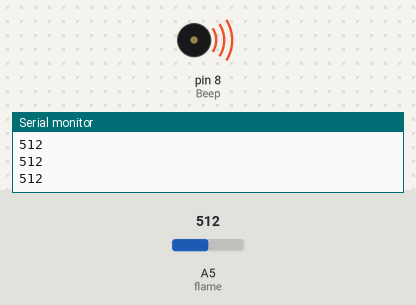
Bench run of a sketch on a simulated Arduino Uno, built with avr-gcc and run on an emulated ATmega328P. Parts: buzzer (waves = sounding, pin HIGH), the last lines printed to the serial monitor. The inputs (shaded band) are chosen by the test bench; at power-on: A5 (flame) = 512.

Above: at 1.2 s.
1.3 s: A5 (flame) set to 7
2.8 s: A5 (flame) set to 4
At 3.2 s:
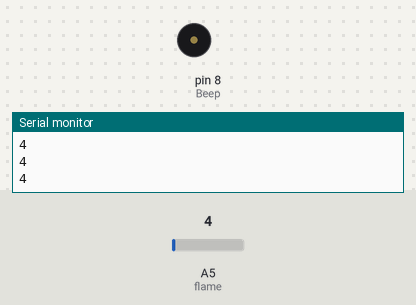
4.3 s: A5 (flame) set to 122
At 5.5 s:
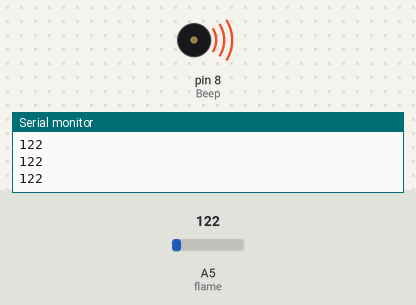
5.8 s: A5 (flame) set to 0
At 6.8 s:
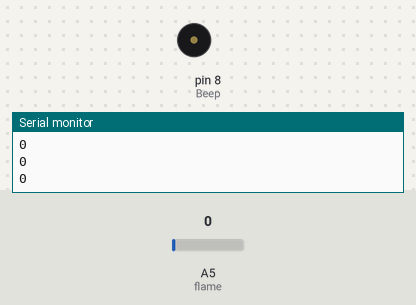
Timing chart, 0 to 8.3 s (numbered marks = the images above; inputs shaded):
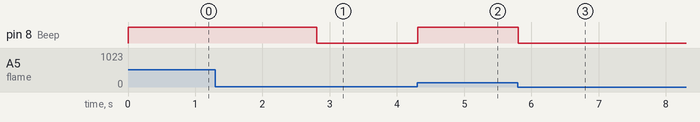

The sketch:

course_14.ino
```cpp
int flame = A5;  //定义火焰接口为模拟A5 接口
int Beep = 8;    //定义蜂鸣器接口为数字8 接口
int val = 0;     //定义数字变量
void setup() {
  pinMode(Beep, OUTPUT);  //定义BEEP 为输出接口
  pinMode(flame, INPUT);  //定义火焰为输入接口
  Serial.begin(9600);     //设定波特率为9600
}
void loop() {
  val = analogRead(flame);  //读取火焰传感器的模拟值
  Serial.println(val);      //输出模拟值，并将其打印出来
  if (val >= 6)           //当模拟值大于600 时蜂鸣器鸣响
  {
    digitalWrite(Beep, HIGH);
  } else {
    digitalWrite(Beep, LOW);
  }
}
```

Measured:
- the behaviour switches between 6 and 5 on A5 (flame) (found by bisection; images 0 and 1)
- after the input at 2.8 s, pin 8 (Beep): HIGH → LOW at once
- after the input at 4.3 s, pin 8 (Beep): LOW → HIGH at once
- after the input at 5.8 s, pin 8 (Beep): HIGH → LOW at once
